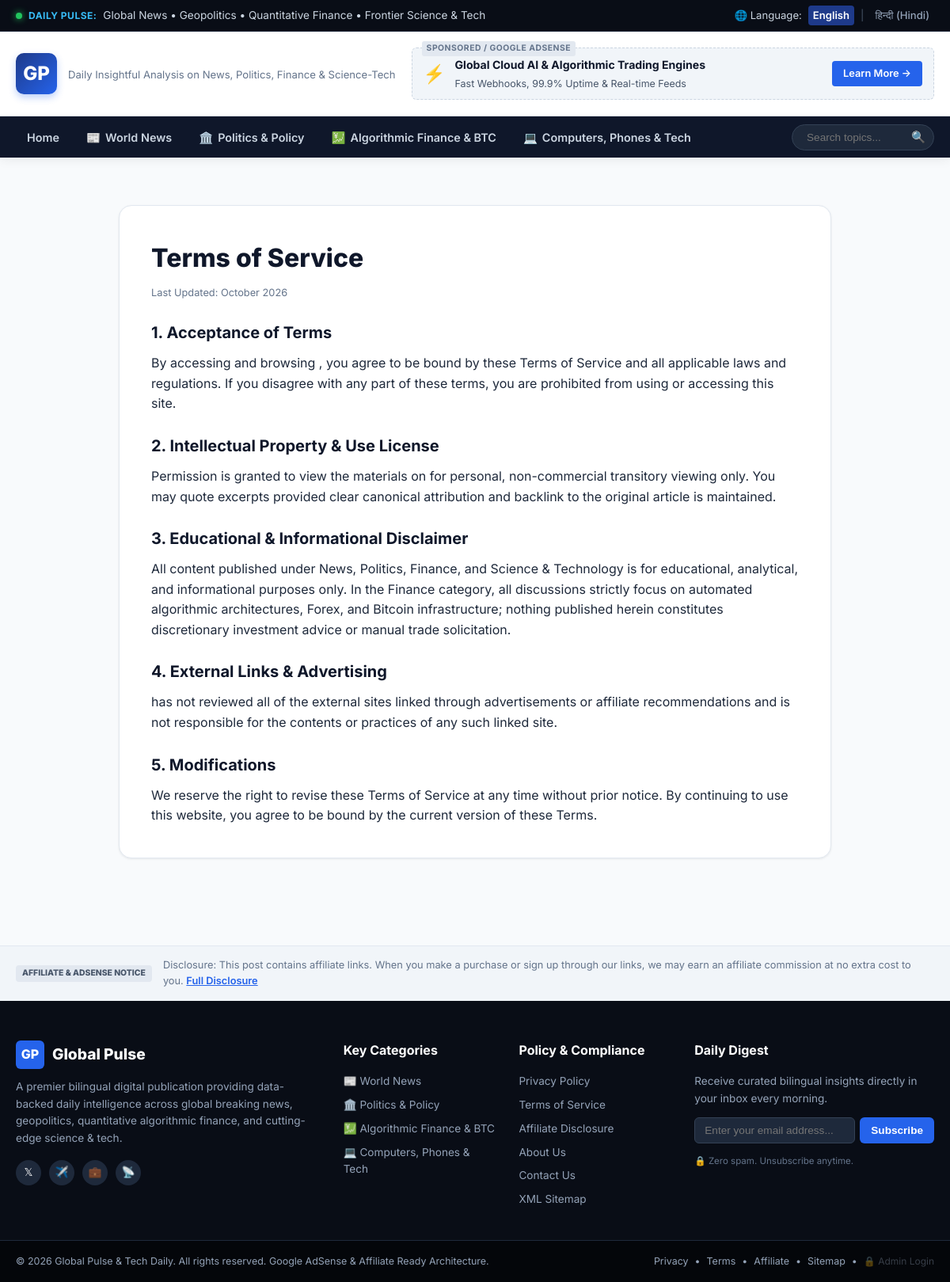
Screenshot of /terms with the database file from the repository.
### tables this page shows
CREATE TABLE settings (
            key TEXT PRIMARY KEY,
            value TEXT
        );

### app.py (the view)
@app.route('/terms')
def terms():
    return render_template('pages/terms.html')

### app.py (called while the page is built)
@app.context_processor
def inject_globals():
    lang = request.args.get('lang') or request.cookies.get('site_lang', 'en')
    settings = get_settings()
    return dict(
        lang=lang,
        settings=settings,
        categories=CATEGORY_META,
        current_year=datetime.now().year,
        is_admin=session.get('is_admin', False)
    )

### database.py (called while the page is built)
def get_db():
    conn = sqlite3.connect(DB_PATH)
    conn.row_factory = sqlite3.Row
    return conn

def get_settings():
    conn = get_db()
    cursor = conn.cursor()
    cursor.execute("SELECT key, value FROM settings")
    rows = cursor.fetchall()
    conn.close()
    return {row['key']: row['value'] for row in rows}

### templates/pages/terms.html (shortened to what this page needs)
{% extends "base.html" %}
{% block content %}
<div class="container static-page-container">
    <div class="static-content-card">
        <h1>Terms of Service</h1>
        <p class="last-updated">Last Updated: October 2026</p>
        <h2>1. Acceptance of Terms</h2>
        <p>By accessing and browsing {{ settings.site_title_en }}, you agree to be bound by these Terms of Service and all applicable laws and regulations. If you disagree with any part of these terms, you are prohibited from using or accessing this site.</p>
        <h2>2. Intellectual Property & Use License</h2>
        <p>Permission is granted to view the materials on {{ settings.site_title_en }} for personal, non-commercial transitory viewing only. You may quote excerpts provided clear canonical attribution and backlink to the original article is maintained.</p>
        <h2>3. Educational & Informational Disclaimer</h2>
        <p>All content published under News, Politics, Finance, and Science & Technology is for educational, analytical, and informational purposes only. In the Finance category, all discussions strictly focus on automated algorithmic architectures, Forex, and Bitcoin infrastructure; nothing published herein constitutes discretionary investment advice or manual trade solicitation.</p>
        <h2>4. External Links & Advertising</h2>
        <p>{{ settings.site_title_en }} has not reviewed all of the external sites linked through advertisements or affiliate recommendations and is not responsible for the contents or practices of any such linked site.</p>
        <h2>5. Modifications</h2>
        <p>We reserve the right to revise these Terms of Service at any time without prior notice. By continuing to use this website, you agree to be bound by the current version of these Terms.</p>
    </div>
</div>
{% endblock %}

### templates/base.html (shortened to what this page needs)
<!DOCTYPE html>
<html lang="{{ lang }}">
<head>
    <link rel="stylesheet" href="{{ url_for('static', filename='css/style.css') }}">
</head>
<body class="lang-{{ lang }}">
    <header class="top-ticker-bar">
        <div class="container top-bar-inner">
            <div class="ticker-left">
                <span class="live-pulse-dot"></span>
                <span class="ticker-label">
                    {% if lang == 'hi' %}दैनिक अपडेट्स:{% else %}Daily Pulse:{% endif %}
                </span>
                <span class="ticker-text">
                    {% if lang == 'hi' %}
                    समाचार • राजनीति • वित्तीय ऑटोमेशन • विज्ञान एवं प्रौद्योगिकी की ताज़ा ख़बरें
                    {% else %}
                    Global News • Geopolitics • Quantitative Finance • Frontier Science & Tech
                    {% endif %}
                </span>
            </div>
            <div class="ticker-right">
                <div class="lang-selector-group">
                    <span class="lang-lbl">🌐 Language:</span>
                    <a href="{{ url_for('set_language', lang_code='en') }}" class="lang-btn {% if lang == 'en' %}active{% endif %}">English</a>
                    <span class="lang-divider">|</span>
                    <a href="{{ url_for('set_language', lang_code='hi') }}" class="lang-btn {% if lang == 'hi' %}active{% endif %}">हिन्दी (Hindi)</a>
                </div>
            </div>
        </div>
    </header>
    <div class="header-main-area">
        <div class="container header-layout">
            <div class="site-branding">
                <a href="{{ url_for('home') }}" class="logo-link">
                    <div class="logo-badge">GP</div>
                    <div class="logo-text">
                        <p class="site-tagline">
                            {% if lang == 'hi' %}{{ settings.site_tagline_hi }}{% else %}{{ settings.site_tagline_en }}{% endif %}
                        </p>
                    </div>
                </a>
            </div>
            <div class="header-ad-slot">
                {% if settings.ads_enabled == '1' %}
                <div class="ad-banner-box leaderboard-banner">
                    <span class="ad-sponsored-tag">SPONSORED / GOOGLE ADSENSE</span>
                    <div class="ad-content-mock">
                        <div class="ad-mock-icon">⚡</div>
                        <div class="ad-mock-text">
                            <strong>Global Cloud AI & Algorithmic Trading Engines</strong>
                            <p>Fast Webhooks, 99.9% Uptime & Real-time Feeds</p>
                        </div>
                        <a href="{{ settings.default_affiliate_cta }}" target="_blank" rel="nofollow sponsored" class="ad-cta-btn">Learn More &rarr;</a>
                    </div>
                </div>
                {% endif %}
            </div>
        </div>
    </div>
    <nav class="main-navbar">
        <div class="container nav-container">
            <ul class="nav-links">
                <li><a href="{{ url_for('home') }}" class="nav-item {% if request.endpoint == 'home' %}active{% endif %}">
                    {% if lang == 'hi' %}होम{% else %}Home{% endif %}
                </a></li>
                {% for slug, cat in categories.items() %}
                <li>
                    <a href="{{ url_for('category_view', cat_slug=slug) }}" class="nav-item {% if cat_slug == slug %}active{% endif %}">
                        <span class="cat-icon">{{ cat.icon }}</span>
                        {% if lang == 'hi' %}{{ cat.name_hi }}{% else %}{{ cat.name_en }}{% endif %}
                    </a>
                </li>
                {% endfor %}
            </ul>
            <div class="nav-right-actions">
                <form action="{{ url_for('search') }}" method="GET" class="search-form">
                    <input type="text" name="q" placeholder="{% if lang == 'hi' %}खोजें...{% else %}Search topics...{% endif %}" value="{{ query|default('') }}" required>
                    <button type="submit" aria-label="Search">🔍</button>
                </form>
            </div>
        </div>
    </nav>
    <main class="site-main">
        {% block content %}{% endblock %}
    </main>
    <aside class="affiliate-disclosure-strip">
        <div class="container disclosure-box">
            <span class="disclosure-badge">AFFILIATE & ADSENSE NOTICE</span>
            <p>
                {% if lang == 'hi' %}
                {{ settings.affiliate_disclosure_hi }}
                {% else %}
                {{ settings.affiliate_disclosure_en }}
                {% endif %}
                <a href="{{ url_for('affiliate_disclosure') }}" class="read-more-link">
                    {% if lang == 'hi' %}विस्तार से पढ़ें{% else %}Full Disclosure{% endif %}
                </a>
            </p>
        </div>
    </aside>
    <footer class="site-footer">
        <div class="container footer-grid">
            <div class="footer-col about-col">
                <div class="footer-logo">
                    <span class="footer-logo-badge">GP</span>
                    <span class="footer-logo-text">Global Pulse</span>
                </div>
                <p class="footer-desc">
                    {% if lang == 'hi' %}
                    एक अग्रणी द्विभाषी डिजिटल प्रकाशन जो समाचार, वैश्विक राजनीति, क्वांटिटेटिव वित्त और आधुनिक विज्ञान-प्रौद्योगिकी पर तथ्य-आधारित दैनिक विश्लेषण प्रदान करता है।
                    {% else %}
                    A premier bilingual digital publication providing data-backed daily intelligence across global breaking news, geopolitics, quantitative algorithmic finance, and cutting-edge science & tech.
                    {% endif %}
                </p>
                <div class="footer-socials">
                    <a href="#" class="social-icon" aria-label="Twitter">𝕏</a>
                    <a href="#" class="social-icon" aria-label="Telegram">✈️</a>
                    <a href="#" class="social-icon" aria-label="LinkedIn">💼</a>
                    <a href="{{ url_for('feed') }}" class="social-icon" aria-label="RSS Feed" title="RSS Feed">📡</a>
                </div>
            </div>
            <div class="footer-col">
                <h4 class="footer-heading">{% if lang == 'hi' %}प्रमुख श्रेणियां{% else %}Key Categories{% endif %}</h4>
                <ul class="footer-list">
                    {% for slug, cat in categories.items() %}
                    <li>
                        <a href="{{ url_for('category_view', cat_slug=slug) }}">
                            {{ cat.icon }} {% if lang == 'hi' %}{{ cat.name_hi }}{% else %}{{ cat.name_en }}{% endif %}
                        </a>
                    </li>
                    {% endfor %}
                </ul>
            </div>
            <div class="footer-col">
                <h4 class="footer-heading">{% if lang == 'hi' %}नीति एवं अनुपालन{% else %}Policy & Compliance{% endif %}</h4>
                <ul class="footer-list">
                    <li><a href="{{ url_for('privacy_policy') }}">{% if lang == 'hi' %}गोपनीयता नीति (Privacy Policy){% else %}Privacy Policy{% endif %}</a></li>
                    <li><a href="{{ url_for('terms') }}">{% if lang == 'hi' %}नियम और शर्तें (Terms of Service){% else %}Terms of Service{% endif %}</a></li>
                    <li><a href="{{ url_for('affiliate_disclosure') }}">{% if lang == 'hi' %}एफिलिएट प्रकटीकरण (Affiliate Disclosure){% else %}Affiliate Disclosure{% endif %}</a></li>
                    <li><a href="{{ url_for('about') }}">{% if lang == 'hi' %}हमारे बारे में (About Us){% else %}About Us{% endif %}</a></li>
                    <li><a href="{{ url_for('contact') }}">{% if lang == 'hi' %}संपर्क करें (Contact Us){% else %}Contact Us{% endif %}</a></li>
                    <li><a href="{{ url_for('sitemap') }}">XML Sitemap</a></li>
                </ul>
            </div>
            <div class="footer-col newsletter-col">
                <h4 class="footer-heading">{% if lang == 'hi' %}दैनिक न्यूज़लेटर{% else %}Daily Digest{% endif %}</h4>
                <p class="newsletter-sub">
                    {% if lang == 'hi' %}
                    हर सुबह शीर्ष समाचार और विश्लेषण अपने इनबॉक्स में प्राप्त करें।
                    {% else %}
                    Receive curated bilingual insights directly in your inbox every morning.
                    {% endif %}
                </p>
                <form class="newsletter-form" onsubmit="event.preventDefault(); alert('Thank you for subscribing to daily alerts!');">
                    <input type="email" placeholder="{% if lang == 'hi' %}अपना ईमेल दर्ज करें...{% else %}Enter your email address...{% endif %}" required>
                    <button type="submit">{% if lang == 'hi' %}सब्सक्राइब{% else %}Subscribe{% endif %}</button>
                </form>
                <span class="spam-free-note">🔒 Zero spam. Unsubscribe anytime.</span>
            </div>
        </div>
        <div class="footer-bottom">
            <div class="container footer-bottom-inner">
                <p>&copy; {{ current_year }} Global Pulse & Tech Daily. All rights reserved. Google AdSense & Affiliate Ready Architecture.</p>
                <div class="footer-bottom-links">
                    <a href="{{ url_for('privacy_policy') }}">Privacy</a>
                    <span>•</span>
                    <a href="{{ url_for('terms') }}">Terms</a>
                    <span>•</span>
                    <a href="{{ url_for('affiliate_disclosure') }}">Affiliate</a>
                    <span>•</span>
                    <a href="{{ url_for('sitemap') }}">Sitemap</a>
                    {% if is_admin %}
                    <span>•</span>
                    <a href="{{ url_for('admin') }}">⚙️ Admin</a>
                    <span>•</span>
                    <a href="{{ url_for('admin_logout') }}">Logout</a>
                    {% else %}
                    <span>•</span>
                    <a href="{{ url_for('admin_login') }}" style="opacity: 0.35; font-size: 0.75rem;" title="Admin Portal">🔒 Admin Login</a>
                    {% endif %}
                </div>
            </div>
        </div>
    </footer>
</body>
</html>

### rows the page displays
settings: site_tagline_en "Daily Insightful Analysis on News, Politics, Finance & Science-Tech"
settings: affiliate_disclosure_en "Disclosure: This post contains affiliate links. When you make a purchase or sign up through our links, we may earn an affiliate commission at no extra cost to you."

### other values shown
{{ cat.icon }} "📰" "🏛️" "💹" "💻"
{{ cat.name_en }} "World News" "Politics & Policy" "Algorithmic Finance & BTC" "Computers, Phones & Tech"
